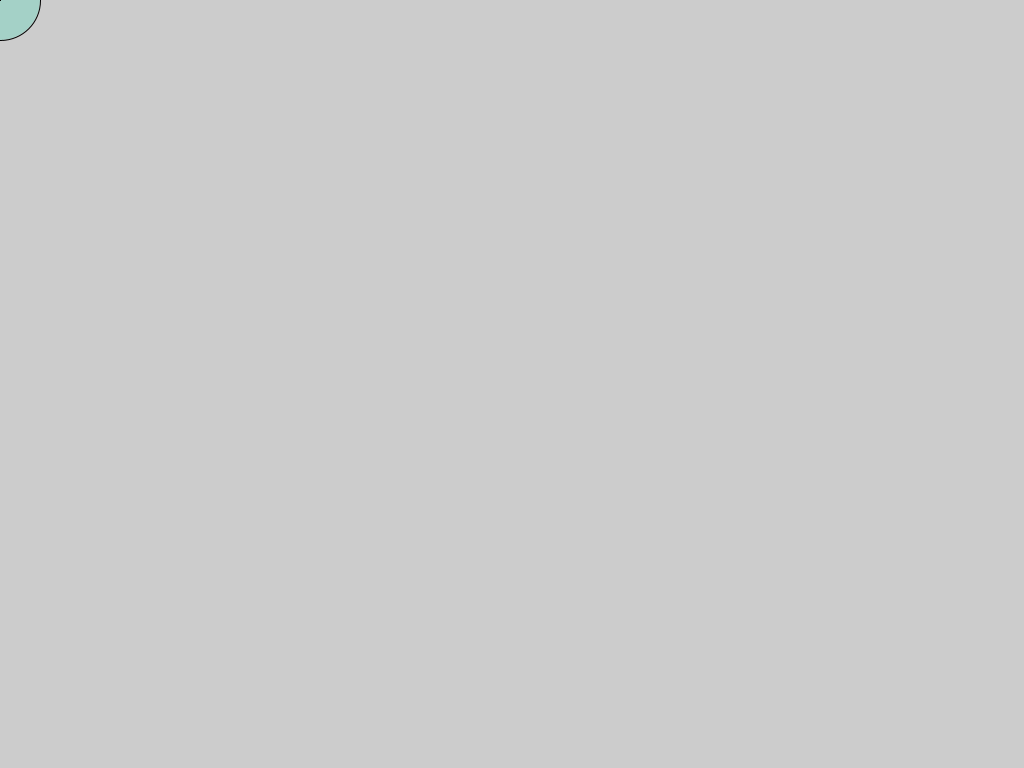
Frame 1 (no input)
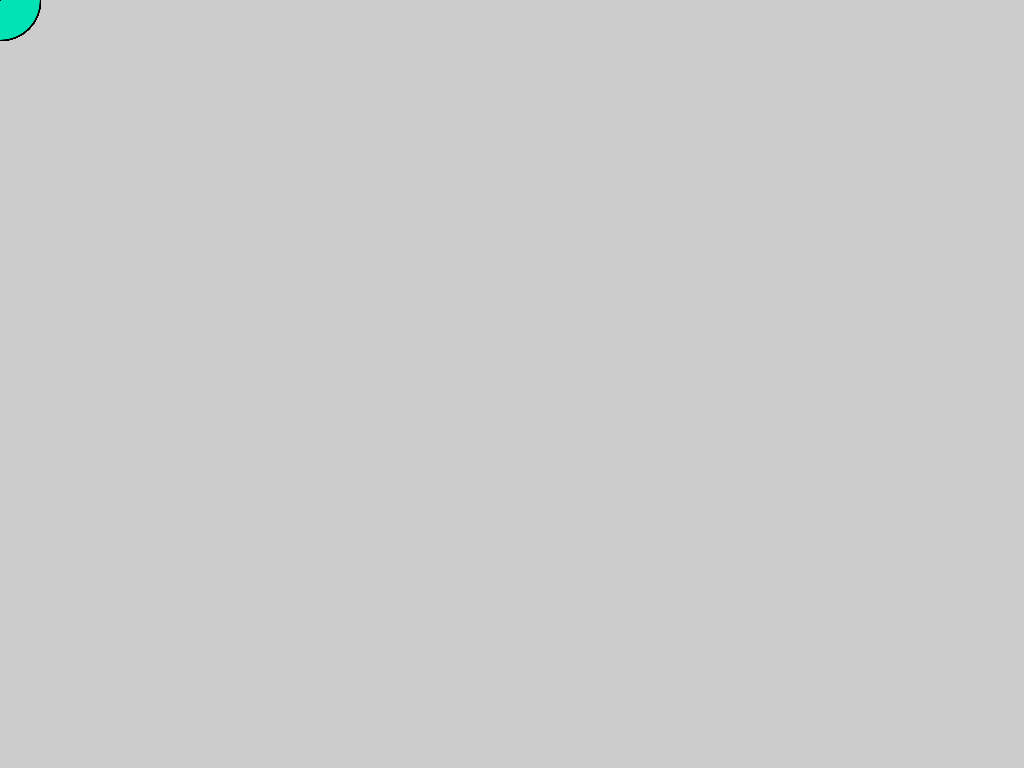
Frame 60 (the mouse pressed at the canvas centre just before this capture)
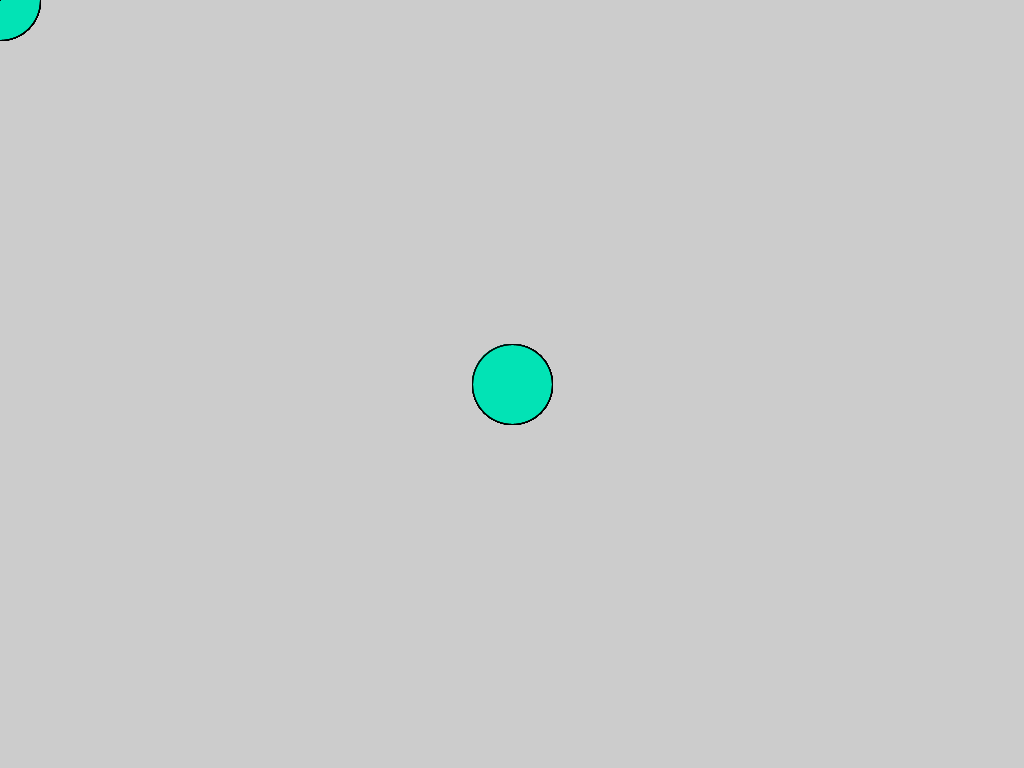
Frame 120 (the mouse held since frame 60 and released just before this capture)

The Processing sketch that drew these frames (run headless with seeded random() and noise(); from frame 60 on, the mouse is pressed at the canvas centre):

// Processing sketch: Graphics_2_Mouse_Input
// ── Graphics_2_Mouse_Input.pde
/*------------------------------------------------- 
 Drawing with Mouse Input ::
 
 * Different ways of using mouse coordinates
 1. mouseX and mouseY variables
 2. passing coords from mouse event to global variables
 a) mouseDragged
 b) mousePressed
 */

int rectWidth = 0;
int rectHeight = 0;

int red = 230;
int blue = 180;

//-------------------------------------------------
void setup() {
  size(1024, 768);
}

//-------------------------------------------------
void draw() {

  // 1. mouseX and mouseY variables
  fill(0, 230, 180, 50);
  ellipse(mouseX, mouseY, 80, 80);

  // 2. passing coords from mouse event to global variables
  fill(red, 0, blue, 100);
  rect(0, 0, rectWidth, rectHeight);
}

//-------------------------------------------------
void mouseDragged(){
  rectWidth = mouseX;
  rectHeight = mouseY;
}

//-------------------------------------------------
void mousePressed(){
  red = mouseX;
  blue = mouseY;
}
